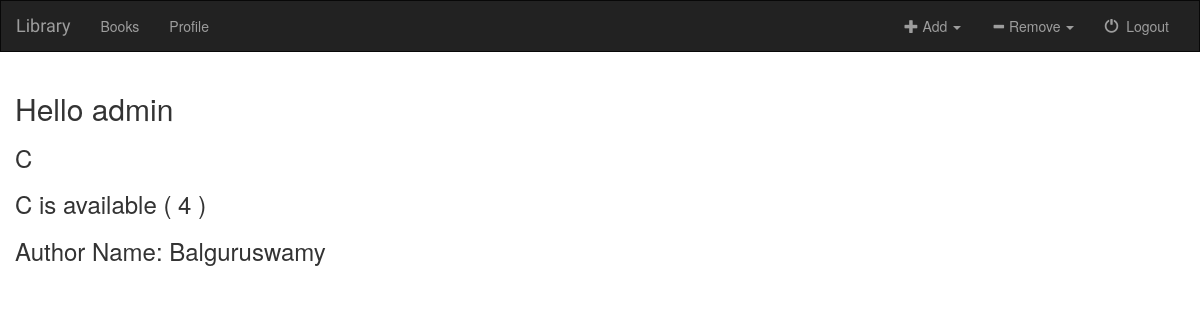
The page /1/ (signed in) on the database its author committed.
### books/models.py (models this page shows, shortened)
class Book(models.Model):
    isbn_no = models.CharField(max_length=100, null=False)
    book_name = models.CharField(max_length=100)
    author_name = models.CharField(max_length=100)
    book_type = models.CharField(max_length=50)
    edition = models.IntegerField()
    no_of_books = models.IntegerField()

### books/views.py (the view)
# urls.py: url(r'^(?P<book_id>[0-9]+)/$', views.detail, name='detail'),
def detail(request, book_id):
    if not request.user.is_authenticated():
        return render(request, 'books/login.html')
    username = request.user.username
    book = get_object_or_404(Book, pk=book_id)
    return render(request, 'books/detail.html', {'book': book, 'username': username})

### books/templates/books/detail.html (shortened to what this page needs)
{% extends 'books/base.html' %}
{% block content %}
    <h2>Hello {{ username }}</h2>
    <h3>{{ book.book_name }}</h3>
    <h3>{{ book.book_name }} is available ( {{ book.no_of_books }} ) </h3>
    <h3>Author Name: {{ book.author_name }}</h3><br />
{% endblock %}

### books/static/books/css/style.css (style rules this page uses)
* { -webkit-box-sizing: border-box; -moz-box-sizing: border-box; -ms-box-sizing: border-box; box-sizing: border-box; }

### rows shown on the page
Book: book_name "C", no_of_books "4", author_name "Balguruswamy"

### other values the page prints
{{ username }} "admin"
